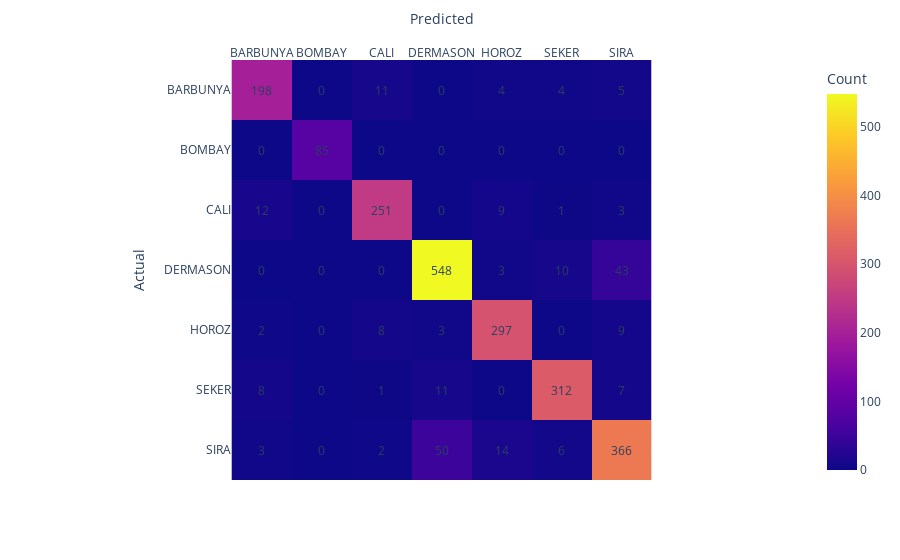

This figure's notebook cell:
### Markdown cell above
### 6.5 DecisionTree

### Code cell
dt = DecisionTreeClassifier()
dist  = dict(criterion=['gini', 'entropy', 'log_loss'],
            max_depth=[1, 5, 7, 9, 10,11,15, 20, 50, 75, 100],
            min_samples_split=[1,3,4,5,7, 10, 100, 250, 500])
train_evaluate_encoded2(dt, dist, X_train, y_encoded2, X_val, y_val_encoded2, cv=5)

### Figure 1 — Plotly figure (JSON) as saved in the notebook; plotly's stock layout.template omitted (floating-point values rounded to 4 significant figures)
{"data": [{"coloraxis": "coloraxis", "hovertemplate": "Predicted: %{x}<br>Actual: %{y}<br>Count: %{z}<extra></extra>", "name": "0", "type": "heatmap", "x": ["BARBUNYA", "BOMBAY", "CALI", "DERMASON", "HOROZ", "SEKER", "SIRA"], "xaxis": "x", "y": ["BARBUNYA", "BOMBAY", "CALI", "DERMASON", "HOROZ", "SEKER", "SIRA"], "yaxis": "y", "z": [[198, 0, 11, 0, 4, 4, 5], [0, 85, 0, 0, 0, 0, 0], [12, 0, 251, 0, 9, 1, 3], [0, 0, 0, 548, 3, 10, 43], [2, 0, 8, 3, 297, 0, 9], [8, 0, 1, 11, 0, 312, 7], [3, 0, 2, 50, 14, 6, 366]]}], "layout": {"annotations": [{"showarrow": false, "text": "198", "x": "BARBUNYA", "y": "BARBUNYA"}, {"showarrow": false, "text": "0", "x": "BOMBAY", "y": "BARBUNYA"}, {"showarrow": false, "text": "11", "x": "CALI", "y": "BARBUNYA"}, {"showarrow": false, "text": "0", "x": "DERMASON", "y": "BARBUNYA"}, {"showarrow": false, "text": "4", "x": "HOROZ", "y": "BARBUNYA"}, {"showarrow": false, "text": "4", "x": "SEKER", "y": "BARBUNYA"}, {"showarrow": false, "text": "5", "x": "SIRA", "y": "BARBUNYA"}, {"showarrow": false, "text": "0", "x": "BARBUNYA", "y": "BOMBAY"}, {"showarrow": false, "text": "85", "x": "BOMBAY", "y": "BOMBAY"}, {"showarrow": false, "text": "0", "x": "CALI", "y": "BOMBAY"}, {"showarrow": false, "text": "0", "x": "DERMASON", "y": "BOMBAY"}, {"showarrow": false, "text": "0", "x": "HOROZ", "y": "BOMBAY"}, {"showarrow": false, "text": "0", "x": "SEKER", "y": "BOMBAY"}, {"showarrow": false, "text": "0", "x": "SIRA", "y": "BOMBAY"}, {"showarrow": false, "text": "12", "x": "BARBUNYA", "y": "CALI"}, {"showarrow": false, "text": "0", "x": "BOMBAY", "y": "CALI"}, {"showarrow": false, "text": "251", "x": "CALI", "y": "CALI"}, {"showarrow": false, "text": "0", "x": "DERMASON", "y": "CALI"}, {"showarrow": false, "text": "9", "x": "HOROZ", "y": "CALI"}, {"showarrow": false, "text": "1", "x": "SEKER", "y": "CALI"}, {"showarrow": false, "text": "3", "x": "SIRA", "y": "CALI"}, {"showarrow": false, "text": "0", "x": "BARBUNYA", "y": "DERMASON"}, {"showarrow": false, "text": "0", "x": "BOMBAY", "y": "DERMASON"}, {"showarrow": false, "text": "0", "x": "CALI", "y": "DERMASON"}, {"showarrow": false, "text": "548", "x": "DERMASON", "y": "DERMASON"}, {"showarrow": false, "text": "3", "x": "HOROZ", "y": "DERMASON"}, {"showarrow": false, "text": "10", "x": "SEKER", "y": "DERMASON"}, {"showarrow": false, "text": "43", "x": "SIRA", "y": "DERMASON"}, {"showarrow": false, "text": "2", "x": "BARBUNYA", "y": "HOROZ"}, {"showarrow": false, "text": "0", "x": "BOMBAY", "y": "HOROZ"}, {"showarrow": false, "text": "8", "x": "CALI", "y": "HOROZ"}, {"showarrow": false, "text": "3", "x": "DERMASON", "y": "HOROZ"}, {"showarrow": false, "text": "297", "x": "HOROZ", "y": "HOROZ"}, {"showarrow": false, "text": "0", "x": "SEKER", "y": "HOROZ"}, {"showarrow": false, "text": "9", "x": "SIRA", "y": "HOROZ"}, {"showarrow": false, "text": "8", "x": "BARBUNYA", "y": "SEKER"}, {"showarrow": false, "text": "0", "x": "BOMBAY", "y": "SEKER"}, {"showarrow": false, "text": "1", "x": "CALI", "y": "SEKER"}, {"showarrow": false, "text": "11", "x": "DERMASON", "y": "SEKER"}, {"showarrow": false, "text": "0", "x": "HOROZ", "y": "SEKER"}, {"showarrow": false, "text": "312", "x": "SEKER", "y": "SEKER"}, {"showarrow": false, "text": "7", "x": "SIRA", "y": "SEKER"}, {"showarrow": false, "text": "3", "x": "BARBUNYA", "y": "SIRA"}, {"showarrow": false, "text": "0", "x": "BOMBAY", "y": "SIRA"}, {"showarrow": false, "text": "2", "x": "CALI", "y": "SIRA"}, {"showarrow": false, "text": "50", "x": "DERMASON", "y": "SIRA"}, {"showarrow": false, "text": "14", "x": "HOROZ", "y": "SIRA"}, {"showarrow": false, "text": "6", "x": "SEKER", "y": "SIRA"}, {"showarrow": false, "text": "366", "x": "SIRA", "y": "SIRA"}], "coloraxis": {"colorbar": {"title": {"text": "Count"}}, "colorscale": [[0, "#0d0887"], [0.1111, "#46039f"], [0.2222, "#7201a8"], [0.3333, "#9c179e"], [0.4444, "#bd3786"], [0.5556, "#d8576b"], [0.6667, "#ed7953"], [0.7778, "#fb9f3a"], [0.8889, "#fdca26"], [1, "#f0f921"]]}, "margin": {"t": 60}, "xaxis": {"anchor": "y", "constrain": "domain", "domain": [0, 1], "scaleanchor": "y", "side": "top", "title": {"text": "Predicted"}}, "yaxis": {"anchor": "x", "autorange": "reversed", "constrain": "domain", "domain": [0, 1], "title": {"text": "Actual"}}}}
